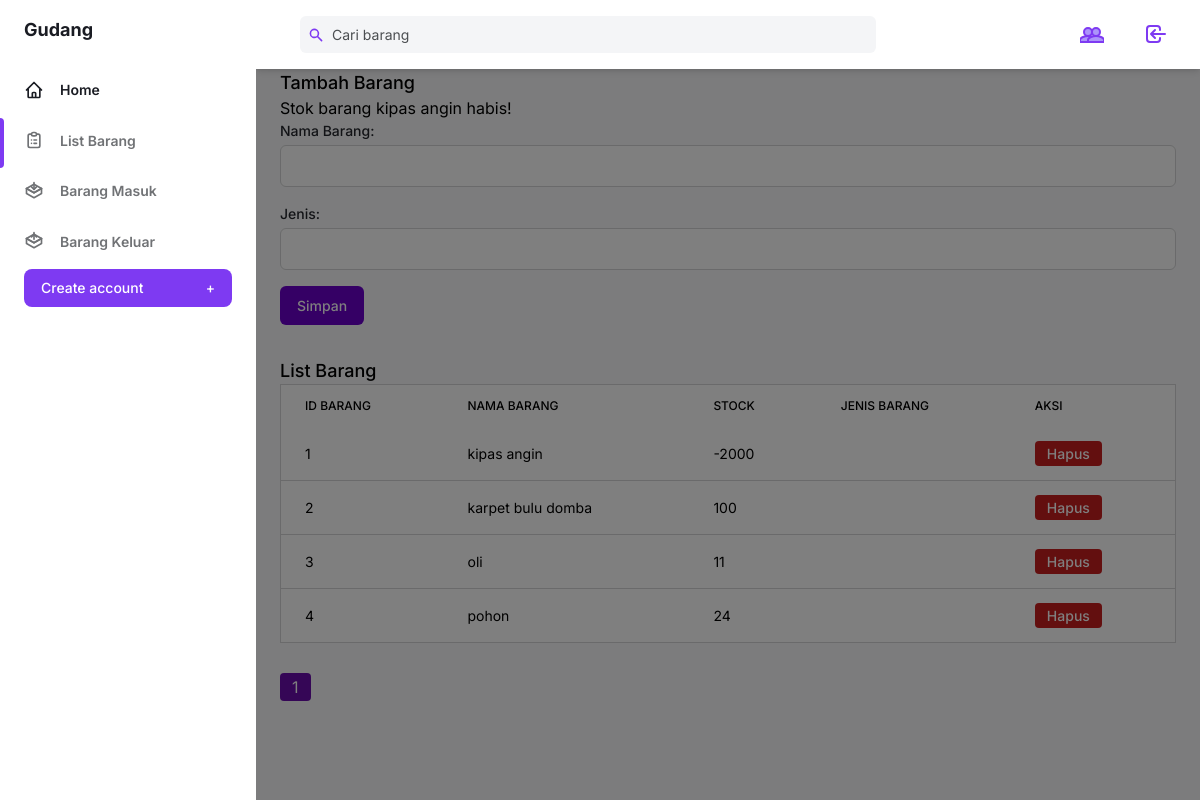
Before: /tambah_barang.php with the older database file.
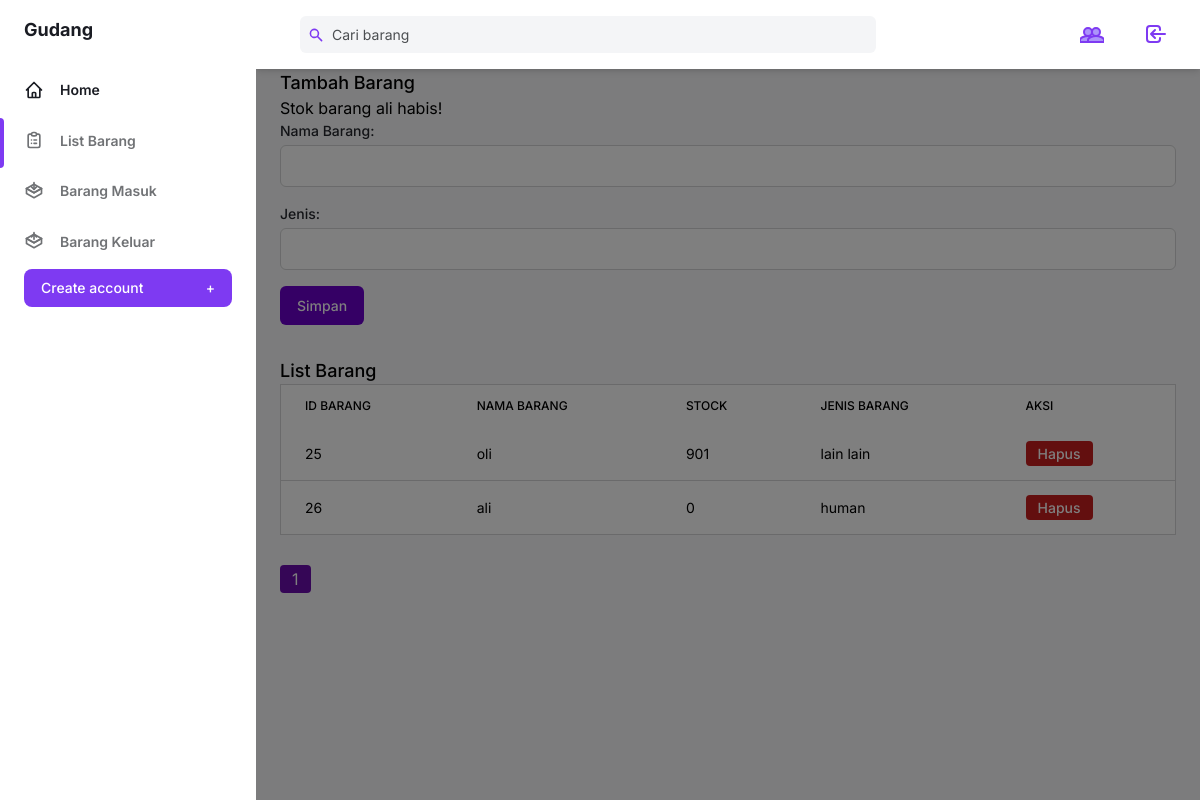
After: the same page with the newer database file.
### tables this page shows
CREATE TABLE `barang` (
  `id_barang` int(11) NOT NULL,
  `nama_barang` varchar(255) DEFAULT NULL,
  `stock` int(11) DEFAULT NULL,
  `jenis` varchar(20) NOT NULL
);

### tambah_barang.php (the view, shortened to what the changed rows need)
<?php
include 'config.php';
$limit = 10;
$page = isset($_GET['page']) ? $_GET['page'] : 1;
$offset = ($page - 1) * $limit;
$query_barang = "SELECT * FROM barang LIMIT $limit OFFSET $offset";
$result_barang = $connect->query($query_barang);
$total_barang = $connect->query("SELECT COUNT(*) AS total FROM barang")->fetch_assoc()['total'];
$total_pages = ceil($total_barang / $limit);
?>
<!DOCTYPE html>
<html :class="{ 'theme-dark': dark }" x-data="data()" lang="en">
  <head>
    <link rel="stylesheet" href="./assets/css/tailwind.output.css" />
    <link
      rel="stylesheet"
      href="https://cdnjs.cloudflare.com/ajax/libs/Chart.js/2.9.3/Chart.min.css"
    />
    <link rel="stylesheet" href="./assets/css/baru.css">
  </head>
  <body>
    <div
      class="flex h-screen bg-gray-50 dark:bg-gray-900"
      :class="{ 'overflow-hidden': isSideMenuOpen }"
    >
      <div class="flex flex-col flex-1 w-full">
          <div class="container px-6 mx-auto grid">
            <main class="h-full pb-16 overflow-y-auto">
            <div class="container">
        <h1 class="text-lg leading-3 font-medium text-gray-900 dark:text-gray-200">Tambah Barang</h1>
        <?php if (isset($_SESSION['notif'])) { ?>
          <div class="alert alert-warning" :class="{'alert-dark': dark, 'alert-light': !dark}" role="alert">
                <?php echo $_SESSION['notif']; unset($_SESSION['notif']); ?>
            </div>
        <?php } ?>
        <form action="tambah_barang.php" method="post" class="mt-5">
            <div class="mb-4">
            </div>
            <div class="mb-4">
            </div>
            <input type="submit" name="simpan" value="Simpan" class="inline-flex justify-center py-2 px-4 border border-transparent shadow-sm text-sm font-medium rounded-md text-white focus:outline-none focus:ring-2 focus:ring-offset-2 focus:ring-indigo-500" style="background-color: #6A00CC; hover: background-color: #7A00DD;">
        </form>
        <h1 class="text-lg leading-3 font-medium text-gray-900 dark:text-gray-200 mt-8">List Barang</h1>
        <div class="overflow-x-auto">
        <table class="min-w-full w-full bg-white border border-gray-200 dark:bg-gray-800 dark:border-gray-700">
        <thead class="bg-gray-800">
            <tr>
                <th scope="col" class="px-6 py-3 text-left text-xs font-medium text-gray-300 dark:text-gray-200 uppercase tracking-wider">ID Barang</th>
                <th scope="col" class="px-6 py-3 text-left text-xs font-medium text-gray-300 dark:text-gray-200 uppercase tracking-wider">Nama Barang</th>
                <th scope="col" class="px-6 py-3 text-left text-xs font-medium text-gray-300 dark:text-gray-200 uppercase tracking-wider">Stock</th>
                <th scope="col" class="px-6 py-3 text-left text-xs font-medium text-gray-300 dark:text-gray-200 uppercase tracking-wider">Jenis barang</th>
                <th scope="col" class="px-6 py-3 text-left text-xs font-medium text-gray-300 dark:text-gray-200 uppercase tracking-wider">Aksi</th>
            </tr>
        </thead>
        <tbody class="bg-gray-900 divide-y divide-gray-700">
            <?php
            $result_barang->data_seek(0);
            if ($result_barang->num_rows > 0) {
                while ($row = $result_barang->fetch_assoc()) {
                    echo "<tr>
                            <td class='px-6 py-4 whitespace-nowrap text-sm text-gray-300 dark:text-gray-200'>" . $row['id_barang'] . "</td>
                            <td class='px-6 py-4 whitespace-nowrap text-sm text-gray-300 dark:text-gray-200'>" . $row['nama_barang'] . "</td>
                            <td class='px-6 py-4 whitespace-nowrap text-sm text-gray-300 dark:text-gray-200'>" . $row['stock'] . "</td>
                            <td class='px-6 py-4 whitespace-nowrap text-sm text-gray-300 dark:text-gray-200'>" . $row['jenis'] . "</td>
                            <td class='px-6 py-4 whitespace-nowrap text-right text-sm font-medium'>
                            <a href='barang_hapus.php?id=" . $row["id_barang"] . "' style='background-color: #c81e1e;' class='text-white px-3 py-1 rounded hover:bg-red-700'>Hapus</a>
                            </td>
                          </tr>";
                }
            } else {
                echo "<tr><td colspan='4' class='px-6 py-4 whitespace-nowrap text-sm text-gray-300'>Tidak ada data barang</td></tr>";
            }
            ?>
        </tbody>
    </table>
</div>
        <nav class="mt-8">
          <ul class="pagination flex">
            <?php for ($i = 1; $i <= $total_pages; $i++) { ?>
                <li class="page-item <?php if ($i == $page) echo 'active'; ?>">
                <a class="page-link px-3 py-1 rounded mx-1 <?php if ($i == $page) echo 'bg-active'; else echo 'bg-inactive'; ?>" href="tambah_barang.php?page=<?= $i; ?>"><?= $i; ?></a>
                </li>
            <?php } ?>
            </ul>
          </nav>
      </div>
    </main>
  </div>
</body>
</html>

Changed rows visible on the page:
removed barang: id_barang "1", nama_barang "kipas angin", stock "-2000"
removed barang: id_barang "2", nama_barang "karpet bulu domba", stock "100"
removed barang: id_barang "3", nama_barang "oli", stock "11"
removed barang: id_barang "4", nama_barang "pohon", stock "24"
added barang: id_barang "25", nama_barang "oli", stock "901", jenis "lain lain"
added barang: id_barang "26", nama_barang "ali", stock "0", jenis "human"
Other visible differences:
$_SESSION['notif']: "Stok barang kipas angin habis!" → "Stok barang ali habis!"
